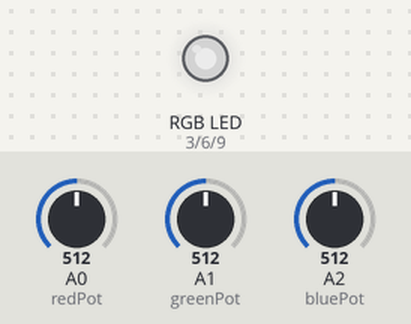
Bench run of a sketch on a simulated Arduino Uno, built with avr-gcc and run on an emulated ATmega328P. Parts: an RGB LED mixed from three pins (HIGH = lit). The test bench sets the inputs (shaded band); at power-on: A0 (redPot) = 512, A1 (greenPot) = 512, A2 (bluePot) = 512. Dim RGB values are drawn brighter than linear.

Above: at 1.2 s.
1.3 s: A0 (redPot) set to 716
At 2.5 s:
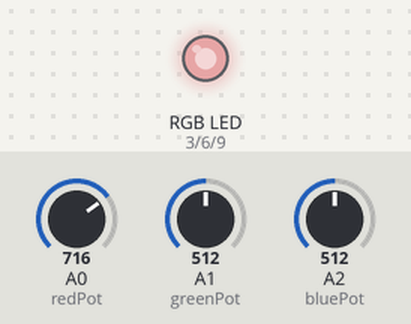
2.8 s: A1 (greenPot) set to 716
At 3.7 s:
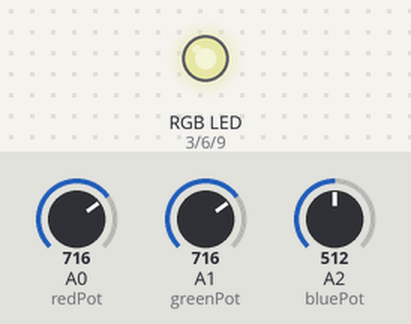
4.3 s: A2 (bluePot) set to 716
At 4.8 s:
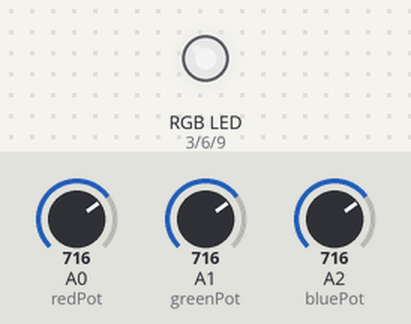
5.8 s: A0 (redPot) set to 900
At 7.0 s:
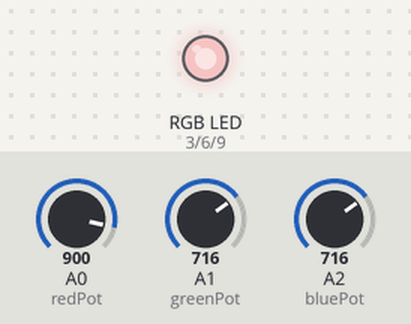
7.3 s: A1 (greenPot) set to 900
At 8.3 s:
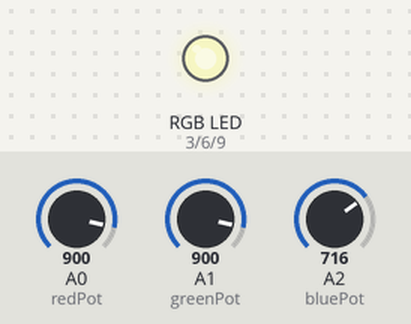
8.8 s: A2 (bluePot) set to 900
At 9.4 s:
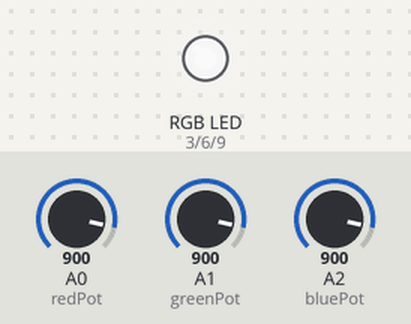
Timing chart, 0 to 11.3 s (numbered marks = the images above; inputs shaded):
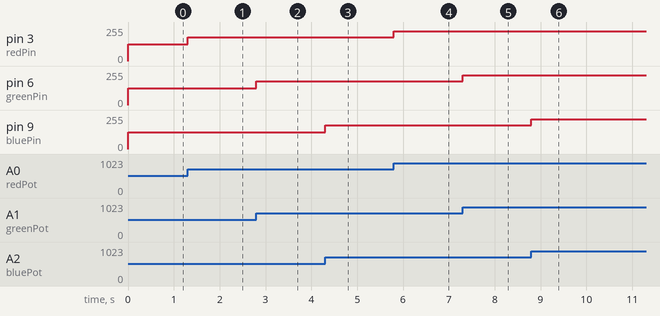

Measured:
- after the input at 1.3 s, pin 3 (redPin): 127/255 → 178/255 at once
- after the input at 2.8 s, pin 6 (greenPin): 127/255 → 178/255 at once
- after the input at 4.3 s, pin 9 (bluePin): 127/255 → 178/255 at once
- after the input at 5.8 s, pin 3 (redPin): 178/255 → 224/255 at once
- after the input at 7.3 s, pin 6 (greenPin): 178/255 → 224/255 at once
- after the input at 8.8 s, pin 9 (bluePin): 178/255 → 224/255 at once

The sketch:

ColorMixBasic.ino
```cpp
/*
Example sketch 08
POTENTIOMETER Measure the position of each potentiometer and map it to
the red, green and blue values! Then write those values to the RGB LED.

*/

//create constants for the three analog input pins
const int redPot = 0;
const int greenPot = 1;
const int bluePot = 2;
//create constants for the three RGB pulse width pins
const int redPin = 3;
const int greenPin = 6;
const int bluePin = 9;
//create variables to store the red, green and blue values
int redVal;
int greenVal;
int blueVal;
void setup()
{
  //set the RGB pins as outputs
  pinMode(redPin, OUTPUT);
  pinMode(greenPin, OUTPUT);
  pinMode(bluePin, OUTPUT);
}
void loop()
{
  //read the three analog input pins and store their value to the color variables
  redVal = analogRead(redPot);
  greenVal = analogRead(greenPot);
  blueVal = analogRead(bluePot);
  //use the map() function to scale the 10 bit (0-1023) analog input value to an 8 bit
  //(0-255) PWM, or analogWrite() signal. Then store the new mapped value back in the
  //color variable
  redVal = map(redVal, 0, 1023, 0, 255);
  greenVal = map(greenVal, 0, 1023, 0, 255);
  blueVal = map(blueVal, 0, 1023, 0, 255);
  // use the analogWrite() function to write the color values to their respective
  // RGB pins.
  analogWrite(redPin, redVal);
  analogWrite(greenPin, greenVal);
  analogWrite(bluePin, blueVal);
}
```
